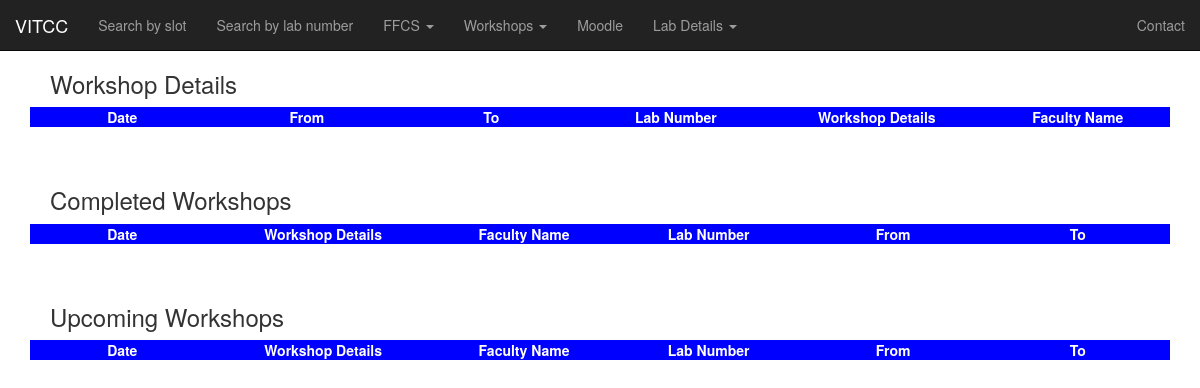
The app's page /stwk.php, older data.
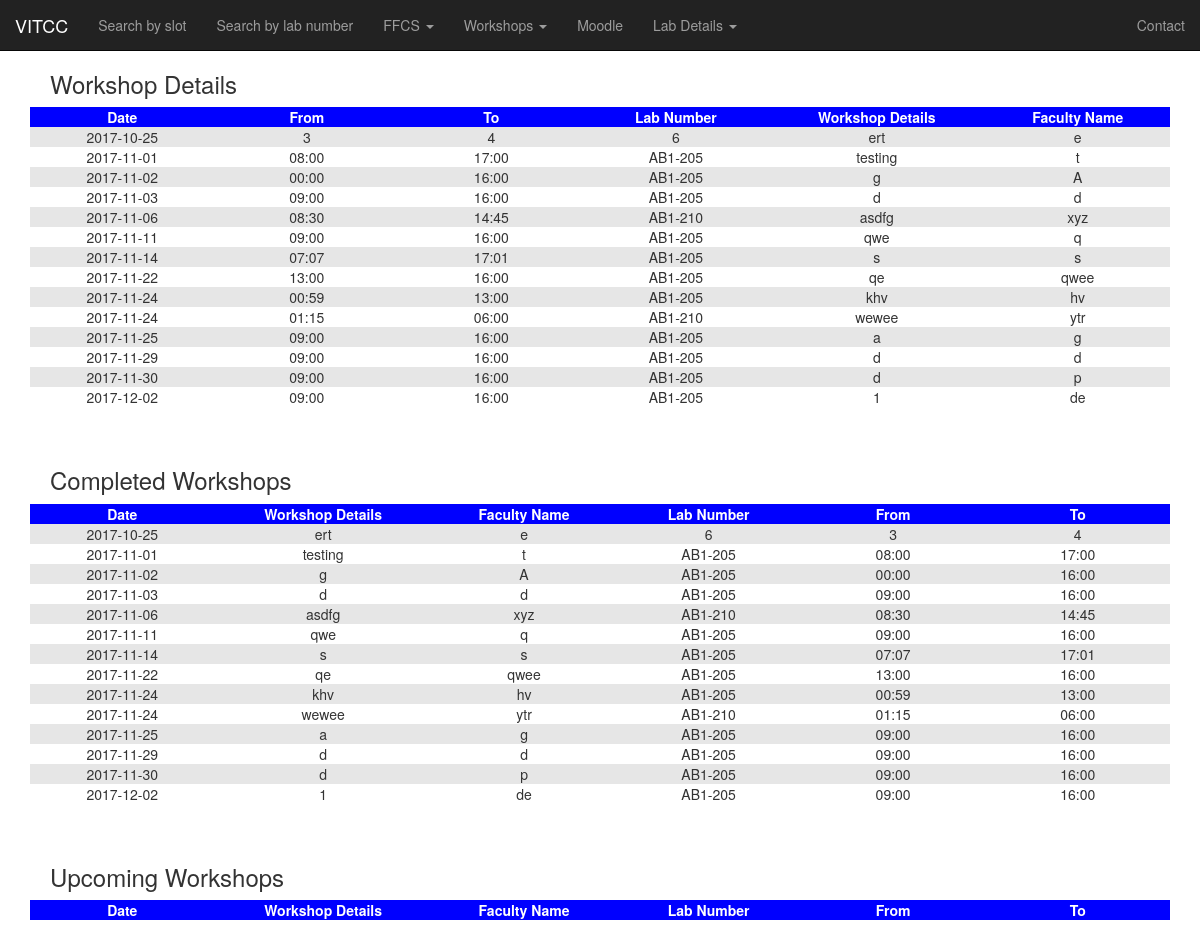
The same page, newer data.
### tables this page shows
CREATE TABLE `workshop` (
  `name` varchar(25) NOT NULL,
  `no` varchar(10) NOT NULL,
  `dat` varchar(10) NOT NULL,
  `tfr` varchar(5) NOT NULL,
  `tto` varchar(5) NOT NULL,
  `det` varchar(100) NOT NULL,
  `sno` int(11) NOT NULL
);

### stwk.php (the view, shortened to what this page needs)
<?php
include "navbar.php";
?>
<!DOCTYPE html>
<html>
<head>
</head>
<body>
<nav class="navbar navbar-inverse navbar-static-top">
        <div class="container-fluid">
            <div class="navbar-header">
            <a href="http://chennai.vit.ac.in/" class="navbar-brand">VITCC</a>
        </div>
            <div class="collapse navbar-collapse" id="mainNavBar">
                <ul class="nav navbar-nav">
                    <li><a href="index.php">Search by slot</a></li>
                    <li><a href="dropdown.php">Search by lab number</a></li>
                    <li class="drdn">
                        <a href="#" class="dropdown-toggle" data-toggle="dropdown">FFCS <span class="caret"></span></a>
                    </li>
                    <li class="drdn">
                        <a href="#" class="dropdown-toggle" data-toggle="dropdown">Workshops <span class="caret"></span></a>
                    </li>
                    <li><a href="http://moodlecc.vit.ac.in">Moodle</a></li>
                    <li class="drdn">
                        <a href="#" class="dropdown-toggle" data-toggle="dropdown">Lab Details <span class="caret"></span></a>
                    </li>
                </ul>
                <ul class="nav navbar-nav navbar-right">
                    <li><a href="contact.php">Contact</a></li>
                </ul>
            </div>
        </div>
</nav>
</body>
</html>
<?php
$conn=openCon();
$a = "SELECT * FROM workshop ORDER BY dat,tfr,no";
$result=mysqli_query($conn,$a);
echo "<h3>Workshop Details</h3>";
echo "<div class='container'>
		<div class='table-responsive'>
		<table>
		<tr><th>Date</th><th>From</th><th>To</th><th>Lab Number</th><th>Workshop Details</th><th>Faculty Name</th>";
while($m=mysqli_fetch_array($result))
{
	echo "<tr><td>".$m['dat']."</td><td>".$m['tfr']."</td><td>".$m['tto']."</td><td>".$m['no']."</td><td>".$m['det']."</td><td>".$m['name']."</td></tr>";
}
echo "</table></div></div><br><br>";
$sd=(string)date('Y-m-d');
$a = "SELECT * FROM workshop WHERE dat<'$sd' ORDER BY dat,tfr,no";
$result=mysqli_query($conn,$a);
echo "<h3>Completed Workshops</h3>";
echo "<div class='container'>
		<div class='table-responsive'>
		<table>
		<tr><th>Date</th><th>Workshop Details</th><th>Faculty Name</th><th>Lab Number</th><th>From</th><th>To</th></tr>";
while($m=mysqli_fetch_array($result))
{
	echo "<tr><td>".$m['dat']."</td><td>".$m['det']."</td><td>".$m['name']."</td><td>".$m['no']."</td><td>".$m['tfr']."</td><td>".$m['tto']."</td></tr>";
}
echo "</table></div></div><br><br>";
echo "<h3>Upcoming Workshops</h3>";
echo "<div class='container'>
		<div class='table-responsive'>
		<table>
		<tr><th>Date</th><th>Workshop Details</th><th>Faculty Name</th><th>Lab Number</th><th>From</th><th>To</th></tr>";
echo "</table></div></div><br><br>";
?>

Row changes from the older to the newer data that the page shows:
added workshop: dat "2017-10-25", tfr "3", tto "4", no "6", det "ert", name "e"
added workshop: dat "2017-11-01", tfr "08:00", tto "17:00", no "AB1-205", det "testing", name "t"
added workshop: dat "2017-11-02", tfr "00:00", tto "16:00", no "AB1-205", det "g", name "A"
added workshop: dat "2017-11-03", tfr "09:00", tto "16:00", no "AB1-205", det "d", name "d"
added workshop: dat "2017-11-06", tfr "08:30", tto "14:45", no "AB1-210", det "asdfg", name "xyz"
added workshop: dat "2017-11-11", tfr "09:00", tto "16:00", no "AB1-205", det "qwe", name "q"
added workshop: dat "2017-11-14", tfr "07:07", tto "17:01", no "AB1-205", det "s", name "s"
added workshop: dat "2017-11-22", tfr "13:00", tto "16:00", no "AB1-205", det "qe", name "qwee"
added workshop: dat "2017-11-24", tfr "00:59", tto "13:00", no "AB1-205", det "khv", name "hv"
added workshop: dat "2017-11-24", tfr "01:15", tto "06:00", no "AB1-210", det "wewee", name "ytr"
added workshop: dat "2017-11-25", tfr "09:00", tto "16:00", no "AB1-205", det "a", name "g"
added workshop: dat "2017-11-29", tfr "09:00", tto "16:00", no "AB1-205", det "d", name "d"
added workshop: dat "2017-11-30", tfr "09:00", tto "16:00", no "AB1-205", det "d", name "p"
added workshop: dat "2017-12-02", tfr "09:00", tto "16:00", no "AB1-205", det "1", name "de"
